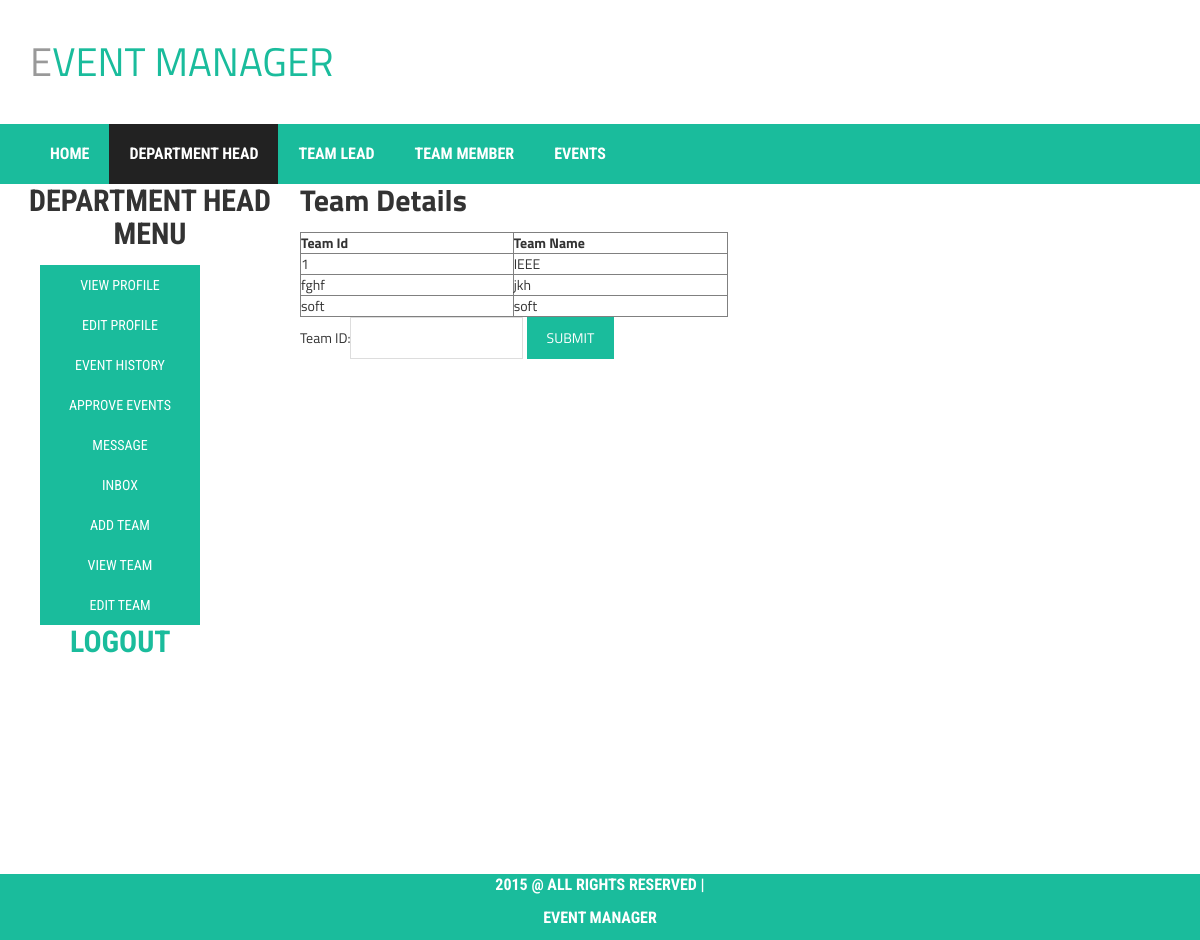
/dh_view_team.php (signed in), run on the app's committed database.
### tables this page shows
CREATE TABLE IF NOT EXISTS `teams` (
  `name` varchar(15) NOT NULL,
  `id` varchar(10) NOT NULL,
  `teamleadid` varchar(15) NOT NULL,
  `teamleadpass` varchar(10) NOT NULL
);

### dh_view_team.php (the view, shortened to what this page needs)
<?php
include("header1.php");
include("DH_menu_list.php");
$con = mysqli_connect("localhost","root", "", "event manager");
           $qry = "SELECT * FROM teams";
           $res = mysqli_query($con, $qry);
?>
<section id="dh_viewteam">
<article class="post">
  <header class="postheader">
  <h2>Team Details</h2>
  </header>
  <section class="entry">
    <table width="428" border="1">
  <tr>
    <th width="113" scope="col">Team Id</th>
    <th width="122" scope="col">Team Name</th>
  </tr>
 <?php
	while($row=mysqli_fetch_row($res))
	{
         ?>
      		    <tr>
	            <td width="400" scope="col"><?php echo $row[1] ?></td>
				<td width="400" scope="col"><?php echo $row[0] ?></td>
				</tr>
	<?php
	}
	?>
	</table>
	<form action="dh_view_team_details.php" method="post">
	Team ID:<input type="text" name="dh_teami_d">
	<input type=submit>
	</form>
</section>
</article>
</section>
<?php
include("footer.php");
?>

### style.css (style rules this page uses)
html,body { height:100%; }
h1, h2, h3, h4, h5, h6 { font-weight: 700; margin: 0 0 15px; }
body { font-family: 'Titillium Web', sans-serif; }
input[type="text"], input[type="password"], input[type="email"], textarea { border: 1px solid #ddd; padding: 10px; }
input[type="submit"], button[type=submit] { background: none repeat scroll 0 0 #1abc9c; border: medium none; color: #fff; padding: 11px 20px; text-transform: uppercase; }

### data on the page
teams: id "1", name "IEEE"
teams: id "fghf", name "jkh"
teams: id "soft", name "soft"
